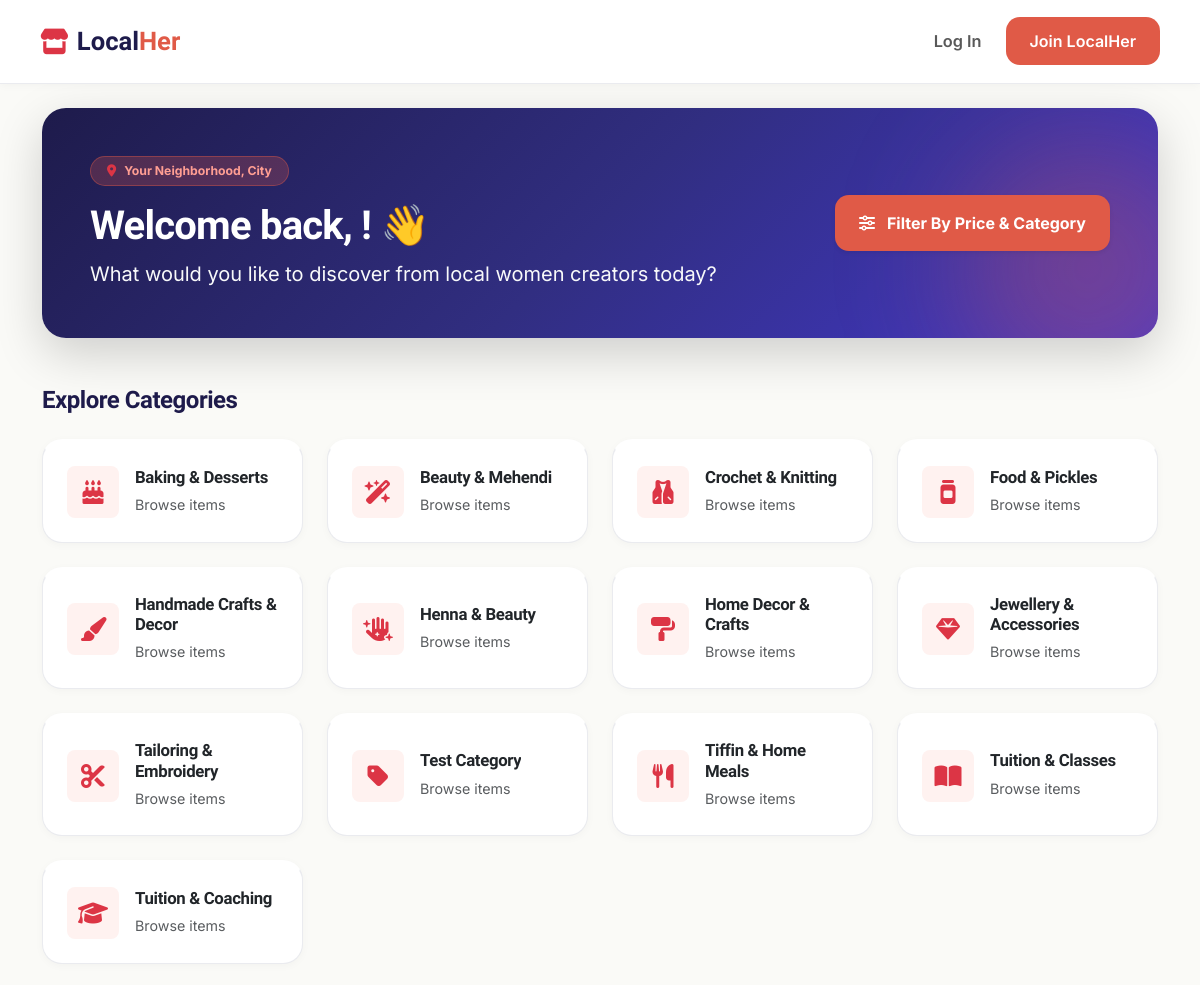
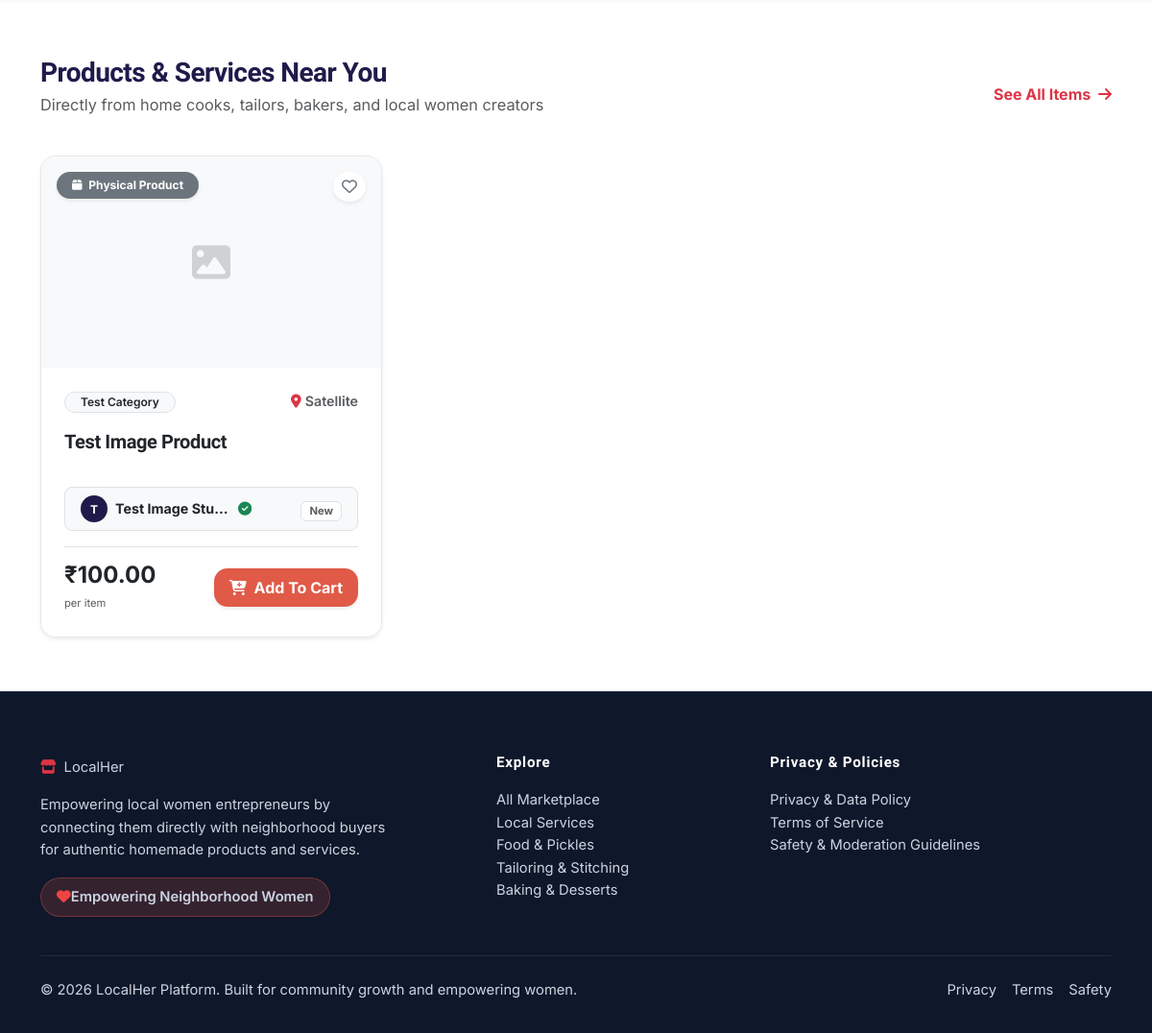
Page /home/ on the earlier database version (2 pictures, top to bottom).
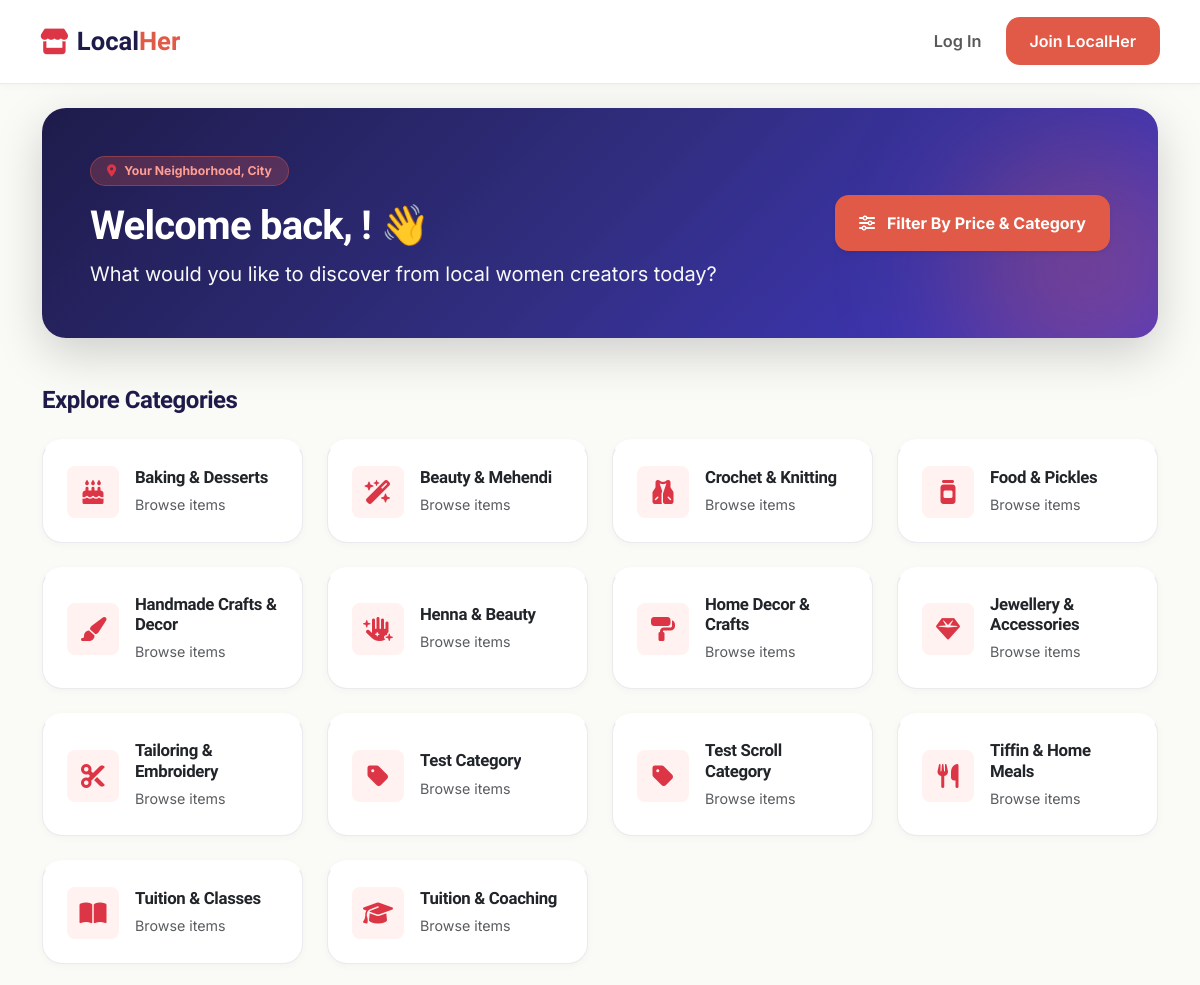
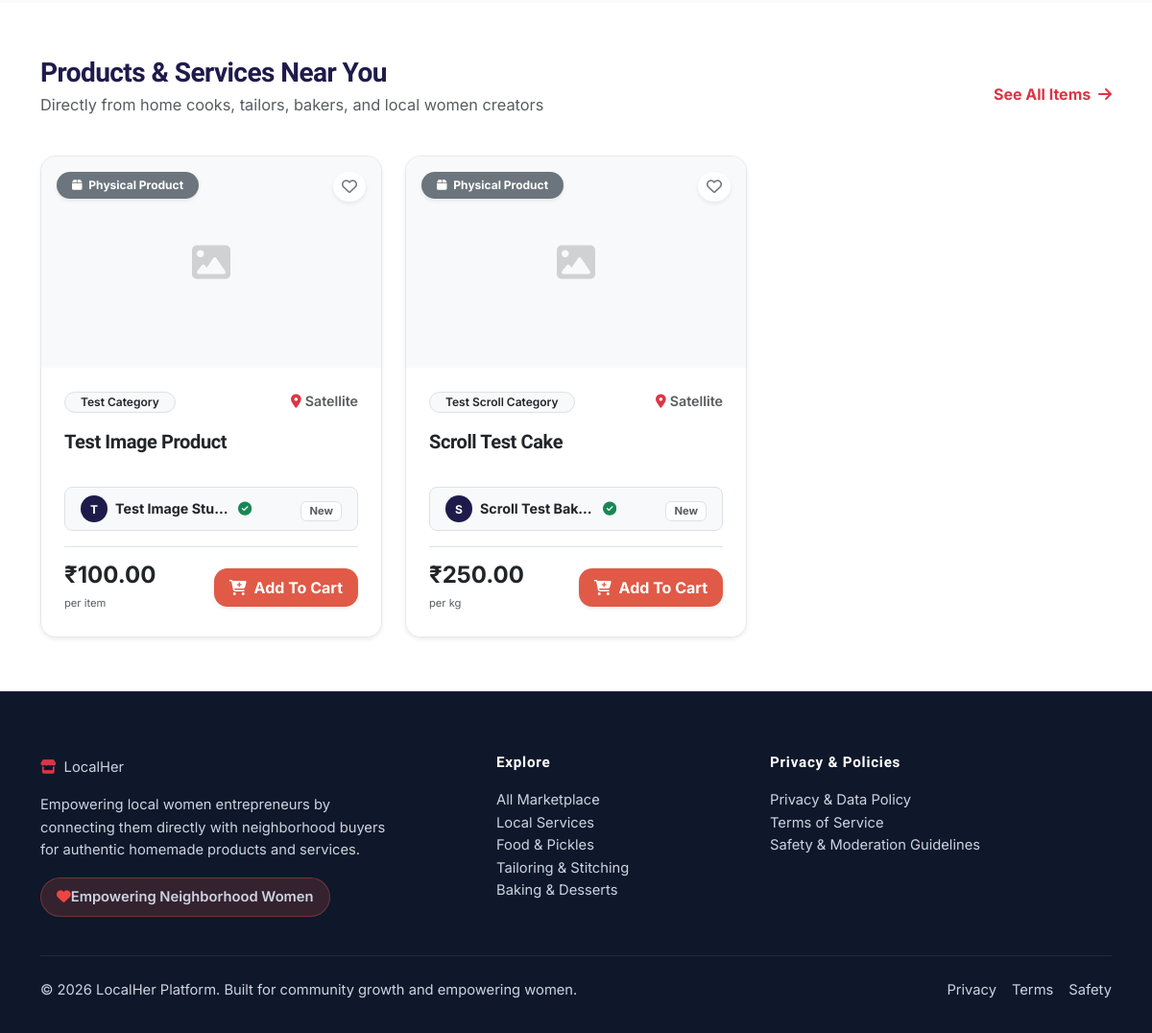
Same page on the later database version (2 pictures, top to bottom).
### marketplace/models.py (models this page shows, shortened)
class Category(models.Model):
    name = models.CharField(max_length=100, unique=True)
    slug = models.SlugField(max_length=120, unique=True, blank=True)
    icon_class = models.CharField(max_length=50, default='fa-tag', help_text="FontAwesome icon class e.g. fa-utensils, fa-scissors")
    image = models.ImageField(upload_to='categories/', blank=True, null=True)
    description = models.TextField(blank=True)
    class Meta:
        verbose_name_plural = "Categories"
        ordering = ['name']

class Product(models.Model):
    PRODUCT_TYPES = (
        ('PRODUCT', 'Physical Product'),
        ('SERVICE', 'Local Service'),
    )
    seller = models.ForeignKey(SellerProfile, on_delete=models.CASCADE, related_name='products')
    category = models.ForeignKey(Category, on_delete=models.SET_NULL, null=True, related_name='products')
    title = models.CharField(max_length=200)
    slug = models.SlugField(max_length=230, blank=True)
    description = models.TextField()
    price = models.DecimalField(max_digits=10, decimal_places=2)
    price_unit = models.CharField(max_length=50, default='per item', help_text="e.g. per piece, per kg, per hour, starting price")
    product_type = models.CharField(max_length=10, choices=PRODUCT_TYPES, default='PRODUCT')
    is_available = models.BooleanField(default=True, help_text="Available for order/booking")
    city = models.CharField(max_length=100)
    area = models.CharField(max_length=100)
    pincode = models.CharField(max_length=10)
    created_at = models.DateTimeField(auto_now_add=True)
    updated_at = models.DateTimeField(auto_now=True)
    @property
    def primary_image(self):
        primary = self.images.filter(is_primary=True).first()
        if primary:
            return primary.image
        first_img = self.images.first()
        return first_img.image if first_img else None
    @property
    def average_rating(self):
        reviews = self.reviews.all()
        if reviews.exists():
            return round(sum(r.rating for r in reviews) / reviews.count(), 1)
        return 0.0

### accounts/models.py (models this page shows, shortened)
class SellerProfile(models.Model):
    user = models.OneToOneField(User, on_delete=models.CASCADE, related_name='seller_profile')
    business_name = models.CharField(max_length=200)
    slug = models.SlugField(max_length=220, unique=True, blank=True)
    bio = models.TextField(blank=True, help_text="Short description of your business and story.")
    cover_image = models.ImageField(upload_to='profiles/sellers/covers/', blank=True, null=True)
    whatsapp_number = models.CharField(max_length=15, blank=True, help_text="WhatsApp number for direct customer orders/inquiries.")
    address = models.TextField(blank=True)
    city = models.CharField(max_length=100)
    area = models.CharField(max_length=100)
    pincode = models.CharField(max_length=10)
    is_verified = models.BooleanField(default=False, help_text="Admin verification badge for trust.")
    created_at = models.DateTimeField(auto_now_add=True)
    updated_at = models.DateTimeField(auto_now=True)

### marketplace/views.py (the view)
# urls.py: path('home/', views.home_view, name='home'),
def home_view(request):
    categories = Category.objects.all()
    user_pincode = getattr(request.user, 'pincode', None)
    products = Product.objects.filter(is_available=True).select_related('seller', 'category')
    if user_pincode:
        nearby_products = products.filter(pincode=user_pincode)
        other_products = products.exclude(pincode=user_pincode)
        products = list(nearby_products) + list(other_products)
    sellers = SellerProfile.objects.all()[:6]
    context = {
        'categories': categories,
        'products': products[:12],
        'sellers': sellers,
    }
    return render(request, 'marketplace/home.html', context)

### orders/context_processors.py (called while the page is built)
def cart_processor(request):
    if request.user.is_authenticated:
        cart_count = CartItem.objects.filter(user=request.user).count()
        favorite_ids = set(Favorite.objects.filter(user=request.user).values_list('product_id', flat=True))
    else:
        cart_count = 0
        favorite_ids = set()
    return {
        'cart_count': cart_count,
        'user_favorite_product_ids': favorite_ids,
    }

### templates/marketplace/home.html (shortened to what the changed rows need)
{% extends 'base.html' %}
{% block content %}
<section class="py-4">
    <div class="container">
        <div class="lh-card p-4 p-md-5 border-0 shadow-lg text-white" style="background: linear-gradient(135deg, #1E1B4B 0%, #312E81 50%, #4338CA 100%); border-radius: 24px; position: relative; overflow: hidden;">
            <div class="d-flex align-items-center justify-content-between flex-wrap gap-4 position-relative" style="z-index: 2;">
                <div>
                    <h2 class="display-6 fw-extrabold text-white mb-2 font-heading">Welcome back, {{ user.first_name|default:user.username }}! 👋</h2>
                </div>
            </div>
        </div>
    </div>
</section>
<section class="py-4">
    <div class="container">
        <div class="row g-4">
            {% for cat in categories %}
            <div class="col-lg-3 col-md-4 col-6">
                <a href="{% url 'marketplace' %}?category={{ cat.slug }}" class="text-decoration-none">
                    <div class="lh-card category-card p-4 d-flex align-items-center gap-3 h-100">
                        <div class="rounded-3 d-flex align-items-center justify-content-center text-danger" style="width: 52px; height: 52px; background: var(--lh-accent-soft); flex-shrink: 0;">
                            <i class="fa-solid {{ cat.icon_class }} fs-4"></i>
                        </div>
                        <div class="overflow-hidden">
                            <h6 class="fw-bold text-dark mb-1" style="font-size: 1.05rem;">{{ cat.name }}</h6>
                            <span class="small text-muted">Browse items</span>
                        </div>
                    </div>
                </a>
            </div>
            {% endfor %}
        </div>
    </div>
</section>
<section class="py-5 bg-white">
    <div class="container py-2">
        <div class="row g-4">
            {% for product in products %}
            <div class="col-lg-4 col-md-6">
                <div class="lh-card lh-product-card h-100 d-flex flex-column rounded-4 overflow-hidden shadow-sm">
                    <div class="position-relative bg-light text-center img-zoom-container" style="height: 220px;">
                        {% if product.primary_image %}
                        <img src="{{ product.primary_image.url }}" class="w-100 h-100" style="object-fit: cover;" alt="{{ product.title }}" onerror="this.onerror=null; this.style.display='none'; this.nextElementSibling.style.display='flex';">
                        <div class="align-items-center justify-content-center h-100 text-muted bg-light" style="display: none;">
                            <i class="fa-solid fa-image fs-1 opacity-25"></i>
                        </div>
                        {% else %}
                        <div class="d-flex align-items-center justify-content-center h-100 text-muted bg-light">
                            <i class="fa-solid fa-image fs-1 opacity-25"></i>
                        </div>
                        {% endif %}
                        <div class="position-absolute top-0 start-0 m-3 d-flex gap-2">
                            <span class="badge {% if product.product_type == 'SERVICE' %}bg-success text-white{% else %}bg-secondary text-white{% endif %} shadow-sm px-3 py-2 rounded-pill fw-bold" style="font-size: 0.75rem;">
                                <i class="fa-solid {% if product.product_type == 'SERVICE' %}fa-handshake{% else %}fa-box{% endif %} me-1"></i> {{ product.get_product_type_display }}
                            </span>
                        </div>
                        <a href="{% url 'toggle_favorite' product.id %}" class="position-absolute top-0 end-0 m-3 btn btn-sm bg-white rounded-circle shadow-sm px-2 py-1 text-danger" title="Save Item">
                            <i class="{% if product.id in user_favorite_product_ids %}fa-solid fa-heart text-danger{% else %}fa-regular fa-heart text-secondary{% endif %} fs-6"></i>
                        </a>
                    </div>
                    <div class="p-4 d-flex flex-column flex-grow-1 bg-white">
                        <div class="d-flex align-items-center justify-content-between mb-3">
                            <span class="badge bg-light text-dark border px-3 py-1 rounded-pill fw-semibold" style="font-size: 0.75rem;">
                                {{ product.category.name }}
                            </span>
                            <span class="small text-muted fw-semibold">
                                <i class="fa-solid fa-location-dot text-danger me-1"></i>{{ product.area }}
                            </span>
                        </div>
                        <h5 class="fw-bold text-dark mb-3 font-heading" style="line-height: 1.4; min-height: 2.8rem; display: -webkit-box; -webkit-line-clamp: 2; -webkit-box-orient: vertical; overflow: hidden;">
                            <a href="{% url 'product_detail' product.slug %}" class="text-dark text-decoration-none">{{ product.title }}</a>
                        </h5>
                        <div class="p-2 px-3 rounded-3 mb-3 d-flex align-items-center justify-content-between bg-light border">
                            <div class="d-flex align-items-center gap-2 overflow-hidden">
                                <div class="seller-avatar-sm" style="width: 28px; height: 28px; background: var(--lh-primary); color: white; border-radius: 50%; font-size: 0.75rem; font-weight: 700; display: inline-flex; align-items: center; justify-content: center; flex-shrink: 0;">
                                    {{ product.seller.business_name|first|upper }}
                                </div>
                                <div class="text-truncate">
                                    <a href="{% url 'seller_profile' product.seller.slug %}" class="text-dark fw-bold small text-decoration-none d-block text-truncate" style="max-width: 120px;">
                                        {{ product.seller.business_name }}
                                    </a>
                                </div>
                                <i class="fa-solid fa-circle-check text-success small" title="Verified Local Seller"></i>
                            </div>
                            <div class="text-nowrap ms-2">
                                {% if product.average_rating > 0 %}
                                <span class="badge bg-white text-dark border px-2 py-1 fw-bold" style="font-size: 0.75rem;">⭐ {{ product.average_rating }}</span>
                                {% else %}
                                <span class="badge bg-white text-muted border px-2 py-1" style="font-size: 0.7rem;">New</span>
                                {% endif %}
                            </div>
                        </div>
                        <div class="mt-auto pt-3 border-top d-flex align-items-center justify-content-between">
                            <div>
                                <span class="fw-bold fs-4 text-dark d-block mb-0" style="line-height: 1.1;">₹{{ product.price }}</span>
                                <span class="small text-muted" style="font-size: 0.7rem;">{{ product.price_unit }}</span>
                            </div>
                            <a href="{% url 'add_to_cart' product.id %}" class="btn btn-lh-accent px-3 py-2 fw-bold fs-6 shadow-sm">
                                <i class="fa-solid fa-cart-plus me-1"></i> Add To Cart
                            </a>
                        </div>
                    </div>
                </div>
            </div>
            {% empty %}
            <div class="col-12 text-center py-5">
                <i class="fa-solid fa-store-slash fs-1 text-muted opacity-50 mb-3"></i>
                <h5>No products listed yet in your area</h5>
                <p class="text-muted">Be the first to list your products or check back soon!</p>
            </div>
            {% endfor %}
        </div>
    </div>
</section>
{% endblock %}

Differences in the rows shown:
added Category: name "Test Scroll Category"
added Product: product_type "Physical Product", category.name "Test Scroll Category", area "Satellite", title "Scroll Test Cake", seller.business_name|first "S", seller.business_name "Scroll Test Bak…", shows "New", price "250.00", price_unit "per kg"
